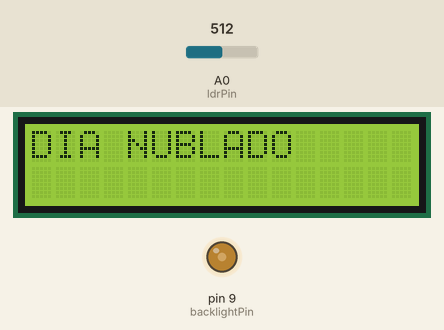
Bench run of a sketch on a simulated Arduino Uno, built with avr-gcc and run on an emulated ATmega328P. Shown: 16×2 character LCD, output pins drawn as LEDs (lit = HIGH). Inputs (shaded band) come from the test bench; at power-on: A0 (ldrPin) = 512.

Above: at 2.2 s.
2.3 s: A0 (ldrPin) set to 693
4.2 s: A0 (ldrPin) set to 719
At 5.9 s:
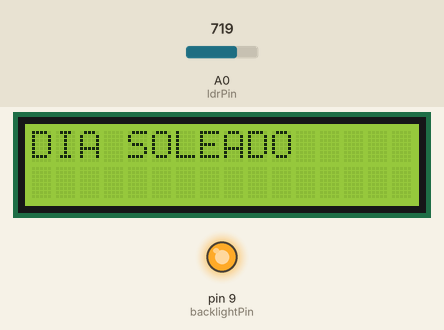
6.5 s: A0 (ldrPin) set to 690
At 7.7 s:
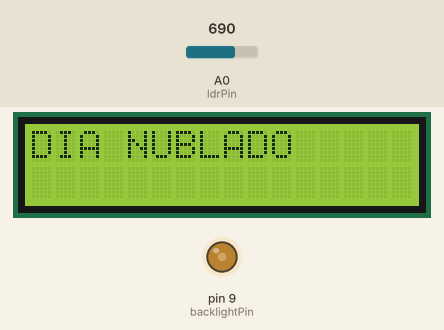
8.5 s: A0 (ldrPin) set to 710
At 9.5 s:
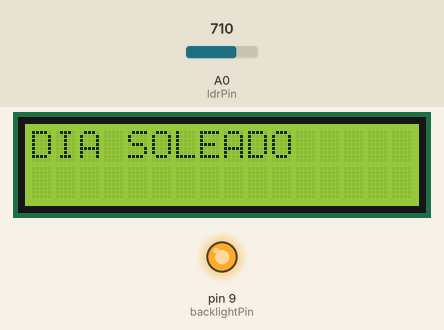
Timing chart, 0 to 11.5 s (numbered marks = the images above; inputs shaded):
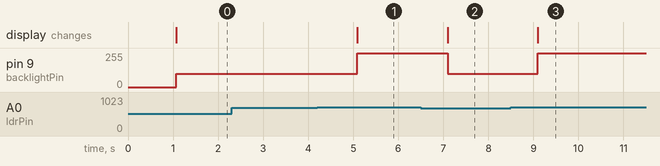

Measured:
- the behaviour switches between 700 and 701 on A0 (ldrPin) (found by bisection; images 0 and 1)
- after the input at 2.3 s, every drawn part: stays the same
- after the input at 4.2 s, pin 9 (backlightPin): 100/255 → 255/255 after 0.89 s; the display: changes after 0.89 s (image 1)
- after the input at 6.5 s, pin 9 (backlightPin): 255/255 → 100/255 after 0.59 s; the display: changes after 0.59 s (image 2)
- after the input at 8.5 s, pin 9 (backlightPin): 100/255 → 255/255 after 0.60 s; the display: changes after 0.60 s (image 3)

The sketch:

DIA01-03.ino
```cpp
#include <LiquidCrystal.h>

// RS, E, D4, D5, D6, D7
LiquidCrystal lcd(12, 11, 5, 4, 3, 2);

const int ldrPin = A0;
const int backlightPin = 9; // pin PWM para controlar brillo
int ldrValue;

void setup() {
  lcd.begin(16, 2);
  pinMode(backlightPin, OUTPUT);
  lcd.print("Iniciando...");
  delay(1000);
  lcd.clear();
}

void loop() {
  ldrValue = analogRead(ldrPin);
  lcd.clear();
  lcd.setCursor(0, 0);

  if (ldrValue > 700) {
    lcd.print("DIA SOLEADO");
    analogWrite(backlightPin, 255); // brillo máximo
  } else {
    lcd.print("DIA NUBLADO");
    analogWrite(backlightPin, 100); // brillo bajo
  }

  delay(1000);
}
```
